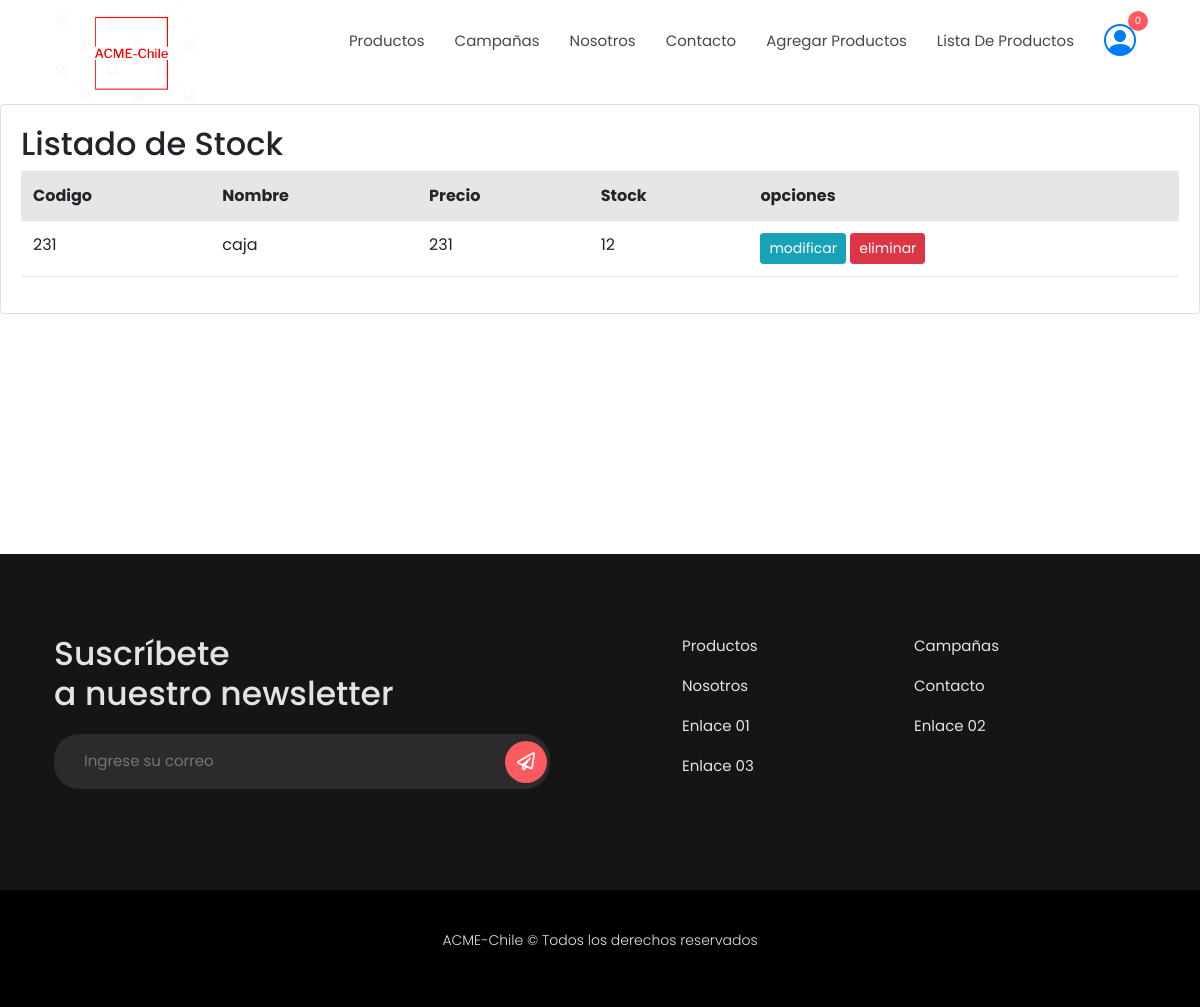
The app's page /listar-productos/, older data.
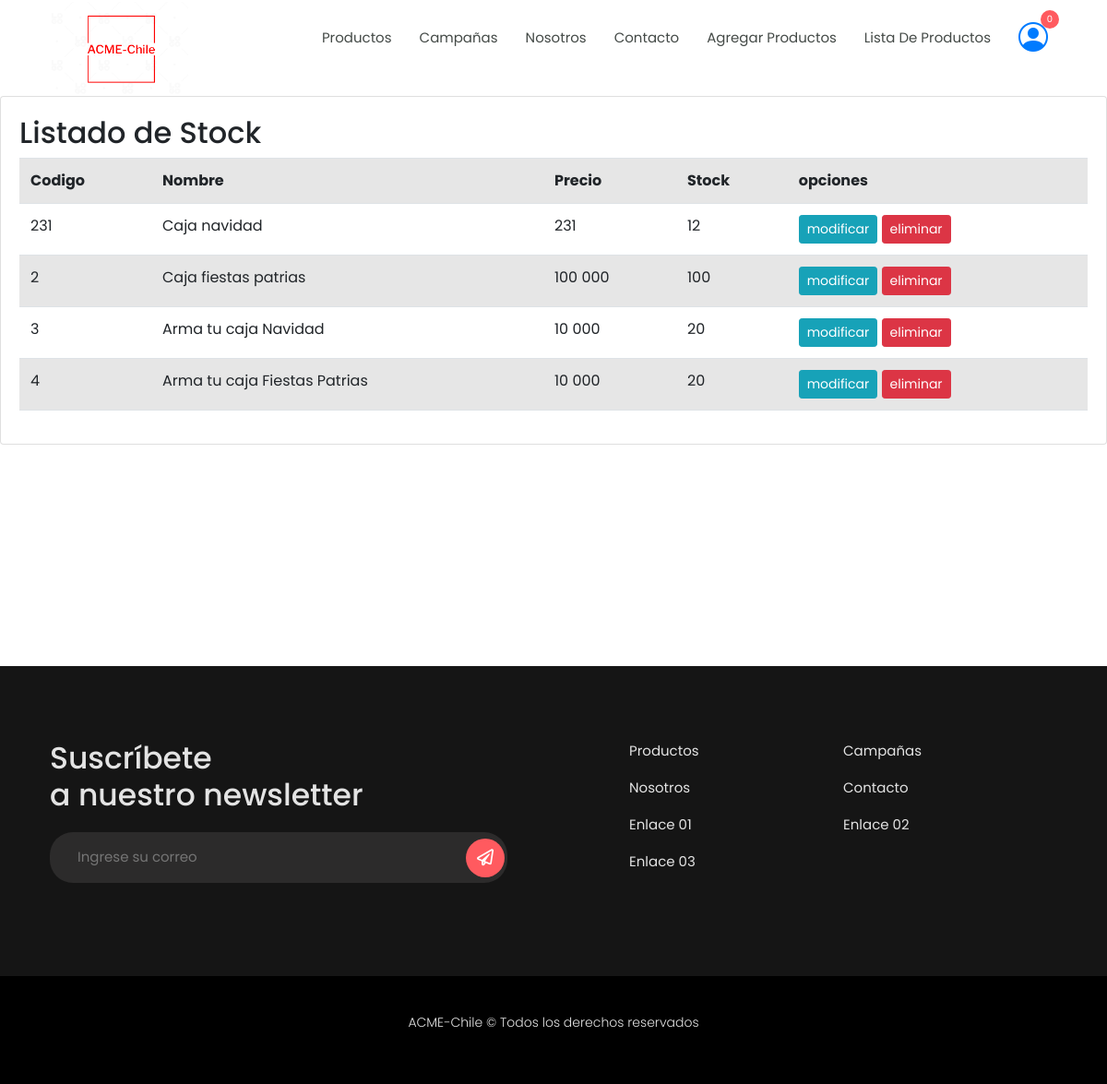
The same page, newer data.
### acne/models.py (models this page shows, shortened)
class Producto(models.Model):
    codigo = models.CharField(primary_key=True, max_length=10, verbose_name="Codigo")
    nombre = models.CharField(max_length=50, verbose_name="Nombre")
    precio = models.IntegerField(verbose_name="Precio")
    stock = models.IntegerField(verbose_name="Stock")
    categoria = models.ForeignKey(Categoria, on_delete=models.CASCADE, verbose_name="Categoria")
    imagen = models.ImageField(upload_to="productos", null=True, blank=True, verbose_name="Imagen")

### acne/views.py (the view)
# urls.py: path('listar-productos/', listar_productos, name="listar_productos"),
def listar_productos(request):
    productos = Producto.objects.all()
    page = request.GET.get('page', 1)
    try:
        paginator = Paginator(productos, 5)
        productos = paginator.page(page)
    except:
        raise Http404
    data = {
        'entity':productos,
        'paginator': paginator
    }
    return render(request, 'app/producto/listar.html', data)

### acne/templates/app/producto/listar.html (shortened to what this page needs)
{% extends 'app/base.html' %}
{% block contenido %}
<div class="card">
    <div class="card-body">
        <h2>Listado de Stock</h2>
        <table class="table table-striped table-hover table-responisve-sm">
            <tr>
                <th>Codigo</th>
                <th>Nombre</th>
                <th>Precio</th>
                <th>Stock</th>
                <th>opciones</th>
            </tr>
            {% for p in entity %}
            <tr>
                <td>{{ p.codigo }}</td>
                <td>{{ p.nombre }}</td>
                <td>{{ p.precio }}</td>
                <td>{{ p.stock }}</td>
                <td>
                    <a href="{% url 'modificar_producto' p.codigo %}" class="btn btn-info btn-sm">modificar</a>
                    <a href="{% url 'eliminar_producto' p.codigo %}" onclick="return confirm('¿Seguro que quieres eliminarlo?');"
   class="btn btn-danger btn-sm">eliminar</a>
            </tr>
            {% endfor %}
        </table>
    </div>
</div><br><br><br><br><br><br><br><br><br><br>
{% endblock %}

### acne/templates/app/base.html (shortened to what this page needs)
<!DOCTYPE html>
<html lang="es">
<head>
    <link rel="stylesheet" href="https://use.fontawesome.com/releases/v5.8.1/css/all.css">
    <link rel="stylesheet"
        href="https://maxst.icons8.com/vue-static/landings/line-awesome/line-awesome/1.3.0/css/line-awesome.min.css">
    <link rel="stylesheet" href="https://cdnjs.cloudflare.com/ajax/libs/animate.css/4.1.1/animate.min.css" />
    <link href="https://cdn.jsdelivr.net/npm/bootstrap@5.1.3/dist/css/bootstrap.min.css" rel="stylesheet"
>
    <link rel="stylesheet" href="https://cdn.jsdelivr.net/npm/bootstrap-icons@1.10.5/font/bootstrap-icons.css">
    <link rel="stylesheet" href="https://stackpath.bootstrapcdn.com/bootstrap/4.5.2/css/bootstrap.min.css">
    <link rel="stylesheet" href="https://unpkg.com/aos@next/dist/aos.css">
    {% load static%}
    <link rel="stylesheet" href="{% static 'app/css/style.css' %}">
</head>
<body>
    <div class="hm-wrapper">
        <div class="hm-header">
            <div class="container">
                <div class="header-menu">
                    <div class="hm-logo">
                        <a href="{% url 'index' %}">
                            <img src="{% static 'app/imaganes/logo.png' %}" alt="" style="width: 150px;">
                        </a>
                    </div>
                    <nav class="hm-menu">
                        <ul>
                            <li><a href="#">Productos</a></li>
                            <li><a href="http://">Campañas</a></li>
                            <li><a href="{% url 'nosotros' %}">Nosotros</a></li>
                            <li><a href="{% url 'contacto' %}">Contacto</a></li>
                            <li><a href="{% url 'agregar_producto' %}">Agregar Productos</a> </li>
                            <li><a href="{% url 'listar_productos' %}">Lista De Productos</a></li>
                            <a href="{% url 'login' %}"><i class="bi bi-person-circle "
                                    style="font-size: 2rem;"></i></a>
                        </ul>
                        <div class="hm-icon-cart">
                            <a href="#">
                                <span>0</span>
                            </a>
                        </div>
                    </nav>
                </div>
            </div>
        </div>
        {% block contenido %}
        {% endblock %}
        <footer>
            <div class="container">
                <div class="foo-row">
                    <div class="foo-col">
                        <h2>Suscríbete <br>a nuestro newsletter</h2>
                        <form action="" method="GET">
                            <div class="f-input">
                                <input type="text" placeholder="Ingrese su correo">
                                <button type="submit" class="hm-btn-round btn-primary"><i
                                        class="far fa-paper-plane"></i></button>
                            </div>
                        </form>
                    </div>
                    <div class="foo-col">
                        <ul>
                            <li><a href="http://">Productos</a></li>
                            <li><a href="http://">Campañas</a></li>
                            <li><a href="{% url 'nosotros' %}">Nosotros</a></li>
                            <li><a href="{% url 'contacto' %}">Contacto</a></li>
                            <li><a href="http://">Enlace 01</a></li>
                            <li><a href="http://">Enlace 02</a></li>
                            <li><a href="http://">Enlace 03</a></li>
                        </ul>
                    </div>
                </div>
            </div>
        </footer>
        <div class="foo-copy">
            <div class="container">
                <p>ACME-Chile © Todos los derechos reservados</p>
            </div>
        </div>
    </div>
</body>
</html>

### acne/static/app/css/style.css (style rules this page uses)
:root { --color-principal: #FF5A5F; --color-primary-hover:#d64246; --color-verde:#04A75B; --color-negro: #444A47; --color-fondo: #F7F9FD; --color-footer: #151515; }
* { padding: 0px; margin: 0; }
body { font-family: 'Poppins', sans-serif; }
.hm-wrapper { position: relative; }
.hm-wrapper, body { min-height: 100%; }
a { text-decoration: none; }
ul,ol { list-style: none; }
img { width: 100%; height: 100%; object-fit: cover; vertical-align: middle; border-style: none; }
.container { width: 1122px; padding: 0 15px; margin: 0 auto; }
@media screen and (min-width: 1px) { .container { width: auto; max-width: 1122px !important; } }
.btn-primary { background: var(--color-principal); color: #fff; border-radius: 25px; text-align: center; }
.hm-header { position: relative; height: 64px; background: #fff; line-height: 64px; -webkit-transition: all .6s ease-in-out; -moz-transition: all .6s ease-in-out; -ms-transition: all .6s ease-in-out; -o-transition: all .6s ease-in-out; transition: all .6s ease-in-out; margin-top: 20px; margin-bottom: 20px; box-sizing: border-box; }
.hm-header .container { height: 100%; }
.header-menu { display: flex; height: 100%; justify-content: space-between; align-items: center; }
.header-menu .hm-logo { width: 20%; }
.hm-menu { display: flex; position: relative; }
.hm-menu ul { display: flex; }
.hm-menu ul li a { color: var(--color-negro); font-size: 15px; margin-right: 30px; display: inline-block; }
.hm-menu .hm-icon-cart { margin-left: 10px; }
.hm-menu .hm-icon-cart a { font-size: 33px; color: var(--color-negro); position: relative; }
.hm-menu .hm-icon-cart a span { position: absolute; width: 20px; height: 20px; line-height: 20px; text-align: center; top: 2px; right: -2px; font-size: 10px; border-radius: 50%; background: var(--color-principal); color: #fff; }
footer { background: #151515; padding: 80px 0px; }
footer .foo-row { display: flex; justify-content: space-between; }
footer .foo-row .foo-col { width: 50%; }
footer .foo-row .foo-col:last-child { margin-left: 50px; }
footer .foo-row .foo-col:first-child { margin-right: 50px; }
footer .foo-row .foo-col h2 { color: #E3E3E3; line-height: 40px; font-size: 33px; font-weight: 500; margin-bottom: 20px; }
footer form .f-input { width: 100%; position: relative; }
footer form .f-input input { width: 100%; display: block; padding: 16px 30px; background: #2C2B2B; border: none; padding-right: 50px; font-size: 15px; border-radius: 25px; outline: 0; color: #A7A1A1; }
footer form .f-input .hm-btn-round { position: absolute; right: 0px; top: 50%; transform: translateY(-50%); width: 42px; height: 42px; border: none; font-size: 18px;margin-right: 3px; cursor: pointer; }
footer .foo-row .foo-col ul { display: flex; flex-direction: row; justify-content: space-between; flex-wrap: wrap; }
footer .foo-row .foo-col ul li { width: 50%; margin-bottom: 16px; }
footer .foo-row .foo-col ul li a { color: #E3E3E3; font-size: 15px; }
.foo-copy { background: #000000; padding: 40px 0px; }
.foo-copy p { text-align: center; color: #E3E3E3; font-size: 14px; font-weight: 300; }

Row changes from the older to the newer data that the page shows:
changed Producto id 231: nombre "caja" → "Caja navidad"
added Producto: codigo "2", nombre "Caja fiestas patrias", precio "100 000", stock "100"
added Producto: codigo "3", nombre "Arma tu caja Navidad", precio "10 000", stock "20"
added Producto: codigo "4", nombre "Arma tu caja Fiestas Patrias", precio "10 000", stock "20"
